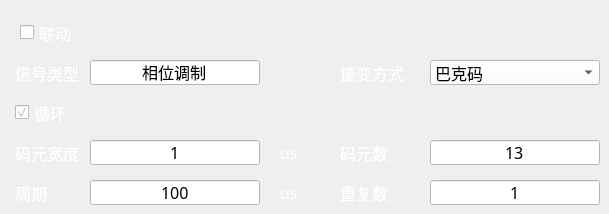
    <widget class="QWidget" name="tab_3">
     <attribute name="title">
      <string>相位调制</string>
     </attribute>
     <widget class="QLabel" name="label_15">
      <property name="geometry">
       <rect>
        <x>15</x>
        <y>60</y>
        <width>70</width>
        <height>25</height>
       </rect>
      </property>
      <property name="minimumSize">
       <size>
        <width>0</width>
        <height>25</height>
       </size>
      </property>
      <property name="font">
       <font>
        <family>微软雅黑</family>
        <pointsize>12</pointsize>
       </font>
      </property>
      <property name="styleSheet">
       <string notr="true">QLabel {
	color:white;
}</string>
      </property>
      <property name="text">
       <string>信号类型</string>
      </property>
      <property name="alignment">
       <set>Qt::AlignLeading|Qt::AlignLeft|Qt::AlignVCenter</set>
      </property>
     </widget>
     <widget class="QCheckBox" name="btn_phase_modu_sync">
      <property name="geometry">
       <rect>
        <x>20</x>
        <y>20</y>
        <width>75</width>
        <height>25</height>
       </rect>
      </property>
      <property name="minimumSize">
       <size>
        <width>75</width>
        <height>25</height>
       </size>
      </property>
      <property name="font">
       <font>
        <family>微软雅黑</family>
        <pointsize>12</pointsize>
       </font>
      </property>
      <property name="styleSheet">
       <string notr="true">QCheckBox {
	color:white;
}</string>
      </property>
      <property name="text">
       <string>联动</string>
      </property>
     </widget>
     <widget class="QLineEdit" name="line_pri_uneven_pw_3">
      <property name="geometry">
       <rect>
        <x>90</x>
        <y>60</y>
        <width>170</width>
        <height>25</height>
       </rect>
      </property>
      <property name="minimumSize">
       <size>
        <width>150</width>
        <height>25</height>
       </size>
      </property>
      <property name="font">
       <font>
        <family>微软雅黑</family>
        <pointsize>12</pointsize>
       </font>
      </property>
      <property name="styleSheet">
       <string notr="true">QLineEdit {
	background-color:white;
	color: black;
}</string>
      </property>
      <property name="text">
       <string>相位调制</string>
      </property>
      <property name="alignment">
       <set>Qt::AlignCenter</set>
      </property>
     </widget>
     <widget class="QComboBox" name="combox_phase_modu_type">
      <property name="geometry">
       <rect>
        <x>430</x>
        <y>60</y>
        <width>170</width>
        <height>25</height>
       </rect>
      </property>
      <property name="font">
       <font>
        <family>微软雅黑</family>
        <pointsize>12</pointsize>
       </font>
      </property>
      <property name="layoutDirection">
       <enum>Qt::LeftToRight</enum>
      </property>
      <property name="styleSheet">
       <string notr="true">QComboBox {
	background-color:white;
}
QComboBox QAbstractItemView {
    border: 2px solid rgb(130, 255, 250);
    selection-background-color: rgba(83, 85, 115);
	background-color:white;
}</string>
      </property>
      <item>
       <property name="text">
        <string>巴克码</string>
       </property>
      </item>
      <item>
       <property name="text">
        <string>泰勒四相码</string>
       </property>
      </item>
      <item>
       <property name="text">
        <string>弗兰克多相码</string>
       </property>
      </item>
     </widget>
     <widget class="QLabel" name="lb_pri_uneven_per2_3">
      <property name="geometry">
       <rect>
        <x>340</x>
        <y>60</y>
        <width>85</width>
        <height>25</height>
       </rect>
      </property>
      <property name="minimumSize">
       <size>
        <width>0</width>
        <height>25</height>
       </size>
      </property>
      <property name="font">
       <font>
        <family>微软雅黑</family>
        <pointsize>12</pointsize>
       </font>
      </property>
      <property name="styleSheet">
       <string notr="true">QLabel {
	color:white;
}</string>
      </property>
      <property name="text">
       <string>捷变方式</string>
      </property>
      <property name="alignment">
       <set>Qt::AlignLeading|Qt::AlignLeft|Qt::AlignVCenter</set>
      </property>
     </widget>
     <widget class="QCheckBox" name="btn_phase_modu_loop">
      <property name="geometry">
       <rect>
        <x>15</x>
        <y>100</y>
        <width>75</width>
        <height>25</height>
       </rect>
      </property>
      <property name="minimumSize">
       <size>
        <width>75</width>
        <height>25</height>
       </size>
      </property>
      <property name="font">
       <font>
        <family>微软雅黑</family>
        <pointsize>12</pointsize>
       </font>
      </property>
      <property name="tabletTracking">
       <bool>false</bool>
      </property>
      <property name="styleSheet">
       <string notr="true">QCheckBox {
	color:white;
}</string>
      </property>
      <property name="text">
       <string>循环</string>
      </property>
      <property name="checked">
       <bool>true</bool>
      </property>
     </widget>
     <widget class="QLabel" name="label_29">
      <property name="geometry">
       <rect>
        <x>340</x>
        <y>140</y>
        <width>85</width>
        <height>25</height>
       </rect>
      </property>
      <property name="minimumSize">
       <size>
        <width>0</width>
        <height>25</height>
       </size>
      </property>
      <property name="font">
       <font>
        <family>微软雅黑</family>
        <pointsize>12</pointsize>
       </font>
      </property>
      <property name="styleSheet">
       <string notr="true">QLabel {
	color:white;
}</string>
      </property>
      <property name="text">
       <string>码元数</string>
      </property>
     </widget>
     <widget class="QLineEdit" name="line_phase_code_num">
      <property name="geometry">
       <rect>
        <x>430</x>
        <y>140</y>
        <width>170</width>
        <height>25</height>
       </rect>
      </property>
      <property name="minimumSize">
       <size>
        <width>150</width>
        <height>25</height>
       </size>
      </property>
      <property name="font">
       <font>
        <family>微软雅黑</family>
        <pointsize>12</pointsize>
       </font>
      </property>
      <property name="styleSheet">
       <string notr="true">QLineEdit {
	background-color:white;
	color: black;
}</string>
      </property>
      <property name="text">
       <string>13</string>
      </property>
      <property name="alignment">
       <set>Qt::AlignCenter</set>
      </property>
     </widget>
     <widget class="QLabel" name="unit_phase_code_width">
      <property name="geometry">
       <rect>
        <x>280</x>
        <y>140</y>
        <width>50</width>
        <height>25</height>
       </rect>
      </property>
      <property name="minimumSize">
       <size>
        <width>50</width>
        <height>0</height>
       </size>
      </property>
      <property name="font">
       <font>
        <family>微软雅黑</family>
        <pointsize>12</pointsize>
       </font>
      </property>
      <property name="styleSheet">
       <string notr="true">QLabel {
	color:white;
}</string>
      </property>
      <property name="text">
       <string>us</string>
      </property>
     </widget>
     <widget class="QLineEdit" name="line_phase_period">
      <property name="geometry">
       <rect>
        <x>90</x>
        <y>180</y>
        <width>170</width>
        <height>25</height>
       </rect>
      </property>
      <property name="minimumSize">
       <size>
        <width>150</width>
        <height>25</height>
       </size>
      </property>
      <property name="font">
       <font>
        <family>微软雅黑</family>
        <pointsize>12</pointsize>
       </font>
      </property>
      <property name="styleSheet">
       <string notr="true">QLineEdit {
	background-color:white;
	color: black;
}</string>
      </property>
      <property name="text">
       <string>100</string>
      </property>
      <property name="alignment">
       <set>Qt::AlignCenter</set>
      </property>
     </widget>
     <widget class="QLabel" name="label_30">
      <property name="geometry">
       <rect>
        <x>340</x>
        <y>180</y>
        <width>85</width>
        <height>25</height>
       </rect>
      </property>
      <property name="minimumSize">
       <size>
        <width>0</width>
        <height>25</height>
       </size>
      </property>
      <property name="font">
       <font>
        <family>微软雅黑</family>
        <pointsize>12</pointsize>
       </font>
      </property>
      <property name="styleSheet">
       <string notr="true">QLabel {
	color:white;
}</string>
      </property>
      <property name="text">
       <string>重复数</string>
      </property>
     </widget>
     <widget class="QLabel" name="label_31">
      <property name="geometry">
       <rect>
        <x>15</x>
        <y>140</y>
        <width>70</width>
        <height>25</height>
       </rect>
      </property>
      <property name="minimumSize">
       <size>
        <width>0</width>
        <height>25</height>
       </size>
      </property>
      <property name="font">
       <font>
        <family>微软雅黑</family>
        <pointsize>12</pointsize>
       </font>
      </property>
      <property name="styleSheet">
       <string notr="true">QLabel {
	color:white;
}</string>
      </property>
      <property name="text">
       <string>码元宽度</string>
      </property>
      <property name="alignment">
       <set>Qt::AlignLeading|Qt::AlignLeft|Qt::AlignVCenter</set>
      </property>
     </widget>
     <widget class="QLineEdit" name="line_phase_code_width">
      <property name="geometry">
       <rect>
        <x>90</x>
        <y>140</y>
        <width>170</width>
        <height>25</height>
       </rect>
      </property>
      <property name="minimumSize">
       <size>
        <width>150</width>
        <height>25</height>
       </size>
      </property>
      <property name="font">
       <font>
        <family>微软雅黑</family>
        <pointsize>12</pointsize>
       </font>
      </property>
      <property name="styleSheet">
       <string notr="true">QLineEdit {
	background-color:white;
	color: black;
}</string>
      </property>
      <property name="text">
       <string>1</string>
      </property>
      <property name="alignment">
       <set>Qt::AlignCenter</set>
      </property>
     </widget>
     <widget class="QLabel" name="label_32">
      <property name="geometry">
       <rect>
        <x>15</x>
        <y>180</y>
        <width>70</width>
        <height>25</height>
       </rect>
      </property>
      <property name="minimumSize">
       <size>
        <width>0</width>
        <height>25</height>
       </size>
      </property>
      <property name="font">
       <font>
        <family>微软雅黑</family>
        <pointsize>12</pointsize>
       </font>
      </property>
      <property name="styleSheet">
       <string notr="true">QLabel {
	color:white;
}</string>
      </property>
      <property name="text">
       <string>周期</string>
      </property>
      <property name="alignment">
       <set>Qt::AlignLeading|Qt::AlignLeft|Qt::AlignVCenter</set>
      </property>
     </widget>
     <widget class="QLineEdit" name="line_phase_repeat">
      <property name="geometry">
       <rect>
        <x>430</x>
        <y>180</y>
        <width>170</width>
        <height>25</height>
       </rect>
      </property>
      <property name="minimumSize">
       <size>
        <width>150</width>
        <height>25</height>
       </size>
      </property>
      <property name="font">
       <font>
        <family>微软雅黑</family>
        <pointsize>12</pointsize>
       </font>
      </property>
      <property name="styleSheet">
       <string notr="true">QLineEdit {
	background-color:white;
	color: black;
}</string>
      </property>
      <property name="text">
       <string>1</string>
      </property>
      <property name="alignment">
       <set>Qt::AlignCenter</set>
      </property>
     </widget>
     <widget class="QLabel" name="unit_phase_period">
      <property name="geometry">
       <rect>
        <x>280</x>
        <y>180</y>
        <width>50</width>
        <height>25</height>
       </rect>
      </property>
      <property name="minimumSize">
       <size>
        <width>50</width>
        <height>0</height>
       </size>
      </property>
      <property name="font">
       <font>
        <family>微软雅黑</family>
        <pointsize>12</pointsize>
       </font>
      </property>
      <property name="styleSheet">
       <string notr="true">QLabel {
	color:white;
}</string>
      </property>
      <property name="text">
       <string>us</string>
      </property>
     </widget>
    </widget>
